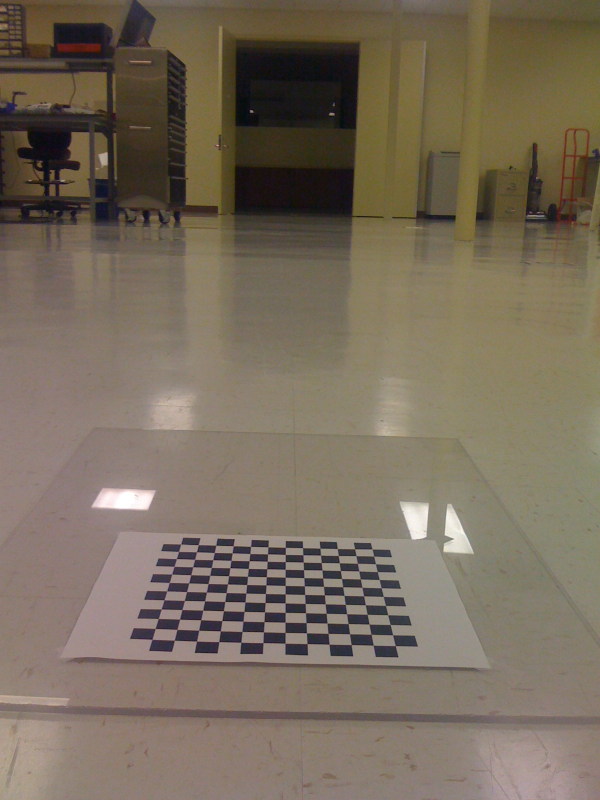
//> input picture Learning.OpenCV/birdseye/IMG_0214.jpg, 1200 x 1600 px (shown at 1/2 size)
$ ./Polar ../../../../Learning.OpenCV/birdseye/IMG_0214.jpg   (built with g++ and OpenCV 4)
//> lines starting //> are read from the running program, lines starting //| are printed output that depends on the picture
#include<iostream>
using namespace std;
#include<opencv2/core/core.hpp>
#include<opencv2/highgui/highgui.hpp>
#include<opencv2/imgproc/imgproc.hpp>
using namespace cv;

Mat polar(Mat I, Point2f center, Size size, float minr = 0, float mintheta = 0, float thetaStep = 1.0 / 4, float rStep = 1.0)
{
	Mat ri = Mat::zeros(Size(1, size.height), CV_32FC1);
	for (int i = 0; i < size.height; i++)
	{
		ri.at<float>(i, 0) = minr + i*rStep;
	}
	Mat r = repeat(ri, 1, size.width);

	Mat thetaj = Mat::zeros(Size(size.width, 1), CV_32FC1);
	for (int j = 0; j < size.width; j++)
	{
		thetaj.at<float>(0, j) = mintheta + j*thetaStep;
	}
	Mat theta = repeat(thetaj, size.height, 1);
	//极坐标转换为笛卡尔坐标
	Mat x, y;
	polarToCart(r, theta, x, y, true);
	//将坐标原点移动到中心点
	x += center.x;
	y += center.y;
	//最近邻插值
	Mat dst = 125 * Mat::ones(size, CV_8UC1);
	for (int i = 0; i < size.height; i++)
	{
		for (int j = 0; j < size.width; j++)
		{
			float xij = x.at<float>(i, j);
			float yij = y.at<float>(i, j);
			int nearestx = int(round(xij));
			int nearesty = int(round(yij));
			if ((0 <= nearestx&& nearestx < I.cols) &&
				(0 <= nearesty&& nearesty < I.rows))
				dst.at<uchar>(i, j) = I.at<uchar>(nearesty, nearestx);
		}
	}
	return dst;
}

int main(int argc, char*argv[])
{
	//读入图像
	Mat I = imread(argv[1], CV_LOAD_IMAGE_GRAYSCALE);
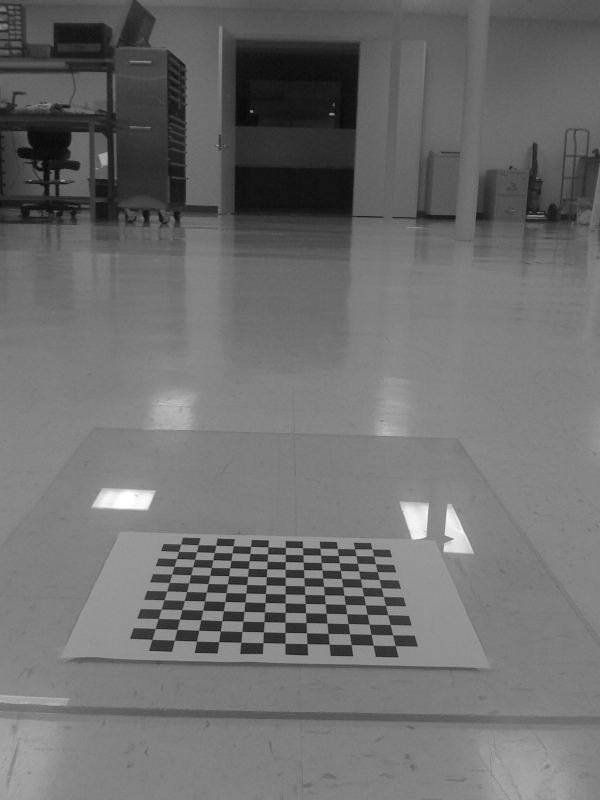
//> I: 1600 rows x 1200 cols, CV_8UC1 (shown at 1/2 size); min 2, max 255, mean 109.9
	if (!I.data)
		return -1;
	//图像的极坐标变换
	float thetaStep = 1.0 / 4;
	float minr = 270;
	Size size(int(360 / thetaStep), 70);
	Mat dst = polar(I, Point2f(508, 503), size, minr);
//> in polar, `x += center.x;`:
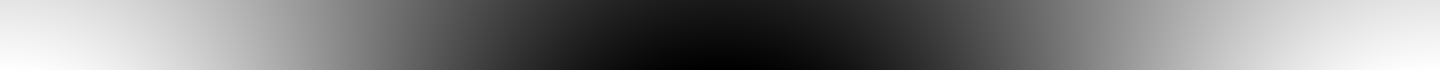
//> x: 70 rows x 1440 cols, CV_32FC1; min 169, max 847, mean 508; drawn with min black and max white
//> in polar, `y += center.y;`:
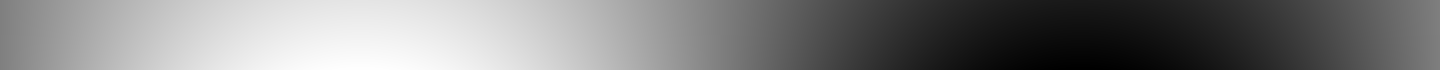
//> y: 70 rows x 1440 cols, CV_32FC1; min 164, max 842, mean 503; drawn with min black and max white
//> after the loop in polar, `for (int i = 0; i < size.height; i++)`:
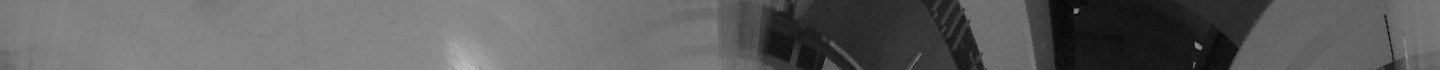
//> dst: 70 rows x 1440 cols, CV_8UC1; min 2, max 189, mean 95.4
	//沿水平方向上镜像处理
	flip(dst, dst, 0);
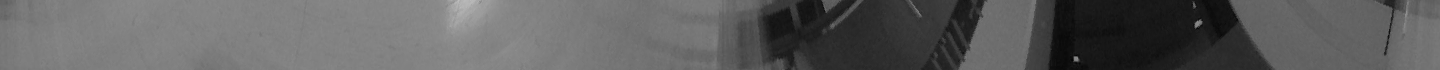
//> dst: 70 rows x 1440 cols, CV_8UC1; min 2, max 189, mean 95.4
	//显示原图和变换后的结果
	imshow("I", I);
	imshow("极坐标变换", dst);
	waitKey(0);
	return 0;
}

$ run again, on Learning.OpenCV/birdseye/IMG_0217.jpg
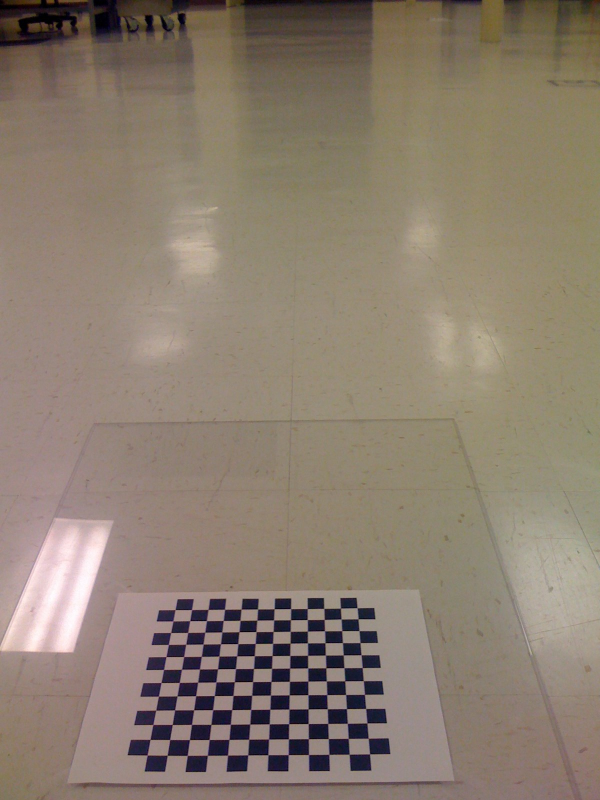
//> input picture Learning.OpenCV/birdseye/IMG_0217.jpg, 1200 x 1600 px (shown at 1/2 size)
//> `Mat I = imread(argv[1], CV_LOAD_IMAGE_GRAYSCALE);`:
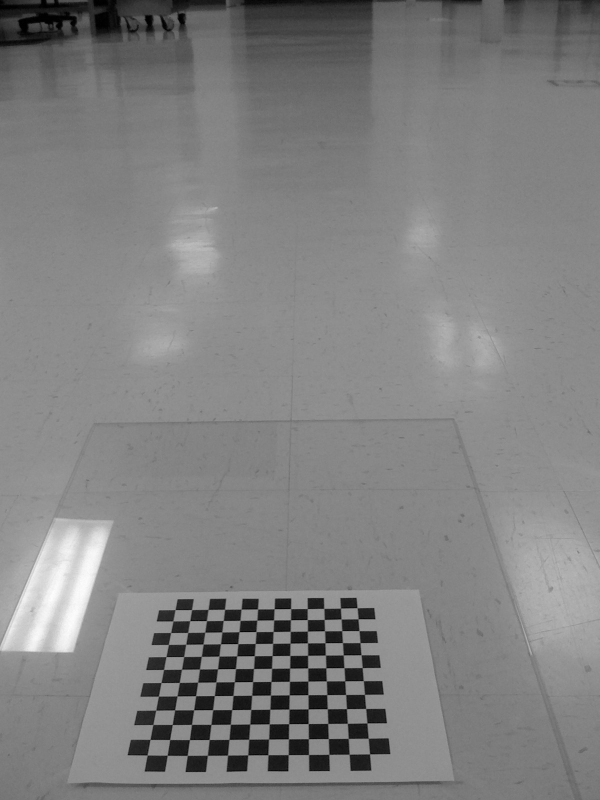
//> I: 1600 rows x 1200 cols, CV_8UC1 (shown at 1/2 size); min 0, max 255, mean 128.3
//> after the loop in polar, `for (int i = 0; i < size.height; i++)`:
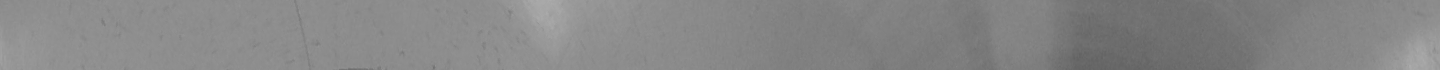
//> dst: 70 rows x 1440 cols, CV_8UC1; min 98, max 171, mean 134.2

$ run again, on Learning.OpenCV/birdseye/IMG_0218.jpg
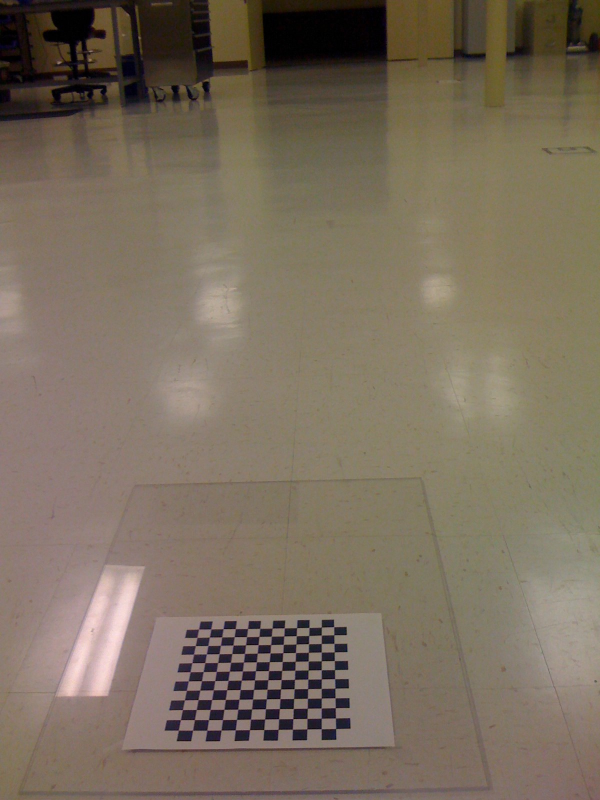
//> input picture Learning.OpenCV/birdseye/IMG_0218.jpg, 1200 x 1600 px (shown at 1/2 size)
//> `Mat I = imread(argv[1], CV_LOAD_IMAGE_GRAYSCALE);`:
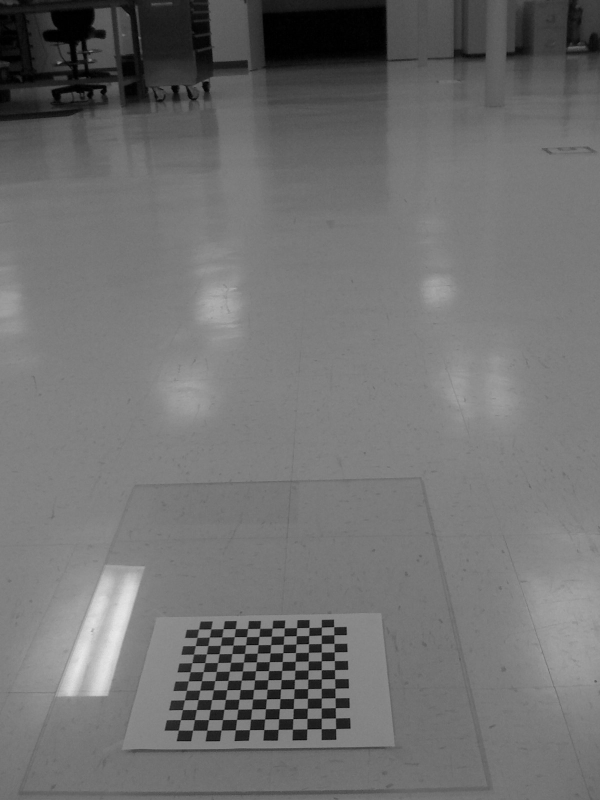
//> I: 1600 rows x 1200 cols, CV_8UC1 (shown at 1/2 size); min 0, max 236, mean 112.3
//> after the loop in polar, `for (int i = 0; i < size.height; i++)`:
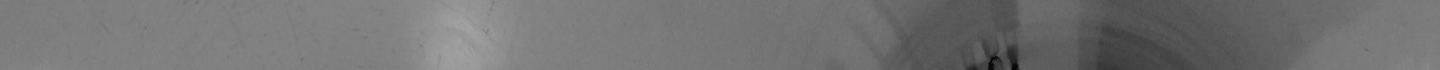
//> dst: 70 rows x 1440 cols, CV_8UC1; min 3, max 165, mean 114.9

$ run again, on Learning.OpenCV/birdseye/IMG_0219.jpg
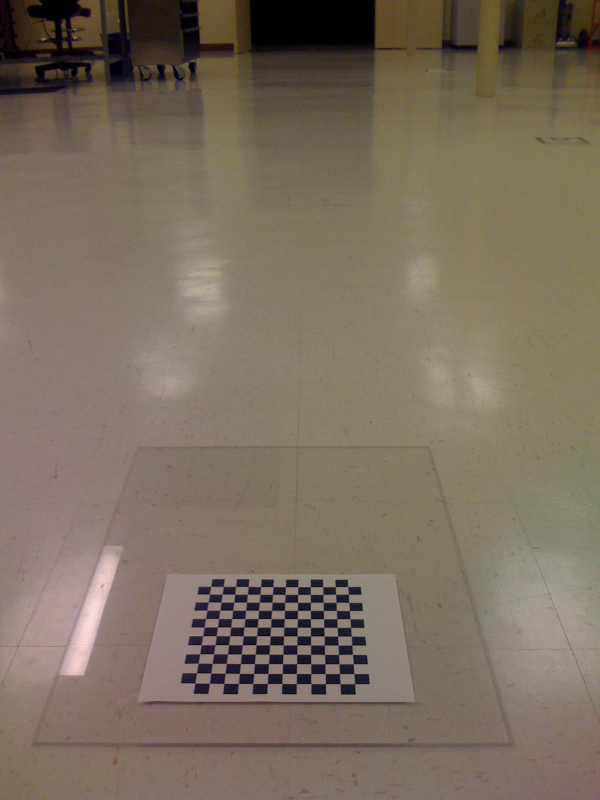
//> input picture Learning.OpenCV/birdseye/IMG_0219.jpg, 1200 x 1600 px (shown at 1/2 size)
//> `Mat I = imread(argv[1], CV_LOAD_IMAGE_GRAYSCALE);`:
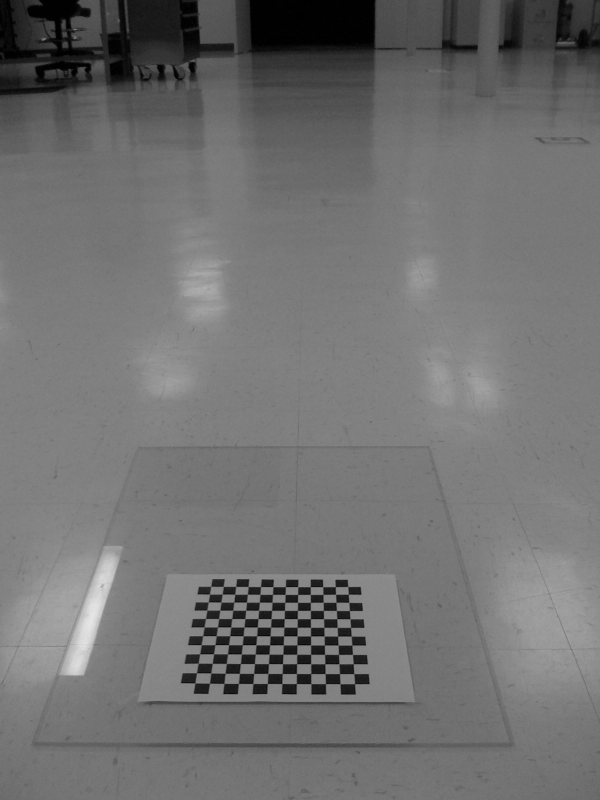
//> I: 1600 rows x 1200 cols, CV_8UC1 (shown at 1/2 size); min 0, max 232, mean 112.3
//> `flip(dst, dst, 0);`:
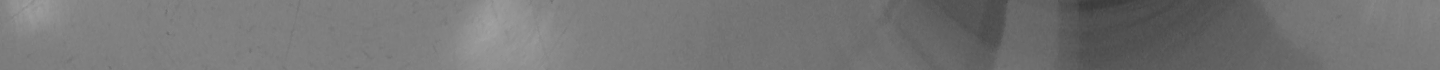
//> dst: 70 rows x 1440 cols, CV_8UC1; min 58, max 162, mean 116.8
